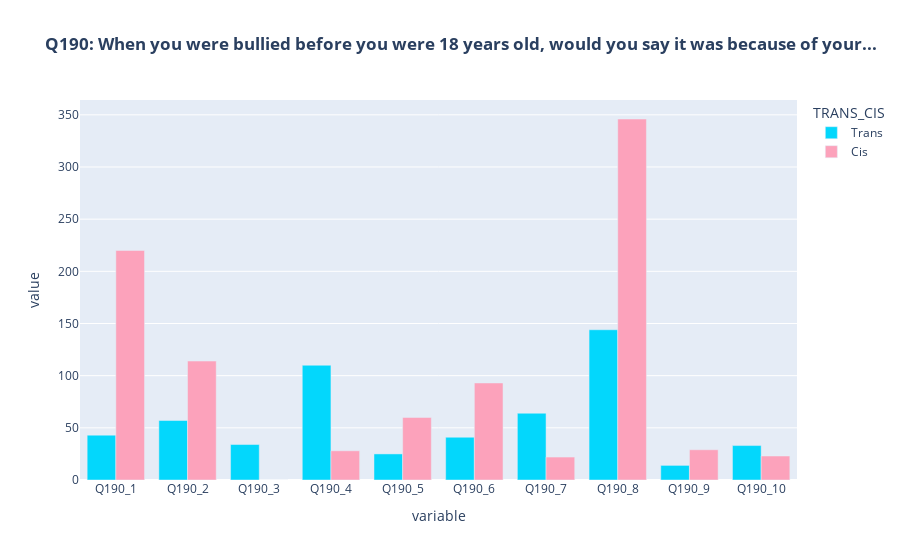

The notebook cell saved with this chart:
### Code cell
q190_graph = px.bar(
    graph_df, x='variable', y='value', 
    barmode='group',
    color='TRANS_CIS',
    color_discrete_sequence=['#03d7fc', '#fca2bb'],
    title='<b>Q190: When you were bullied before you were 18 years old, would you say it was because of your...</b>'
)
q190_graph.show()

### Figure 1 — Plotly figure (JSON) as saved in the notebook; plotly's stock layout.template omitted (floating-point values rounded to 4 significant figures)
{"data": [{"alignmentgroup": "True", "hovertemplate": "TRANS_CIS=Trans<br>variable=%{x}<br>value=%{y}<extra></extra>", "legendgroup": "Trans", "marker": {"color": "#03d7fc", "pattern": {"shape": ""}}, "name": "Trans", "offsetgroup": "Trans", "orientation": "v", "showlegend": true, "textposition": "auto", "type": "bar", "x": ["Q190_1", "Q190_2", "Q190_3", "Q190_4", "Q190_5", "Q190_6", "Q190_7", "Q190_8", "Q190_9", "Q190_10"], "xaxis": "x", "y": [43, 57, 34, 110, 25, 41, 64, 144, 14, 33], "yaxis": "y"}, {"alignmentgroup": "True", "hovertemplate": "TRANS_CIS=Cis<br>variable=%{x}<br>value=%{y}<extra></extra>", "legendgroup": "Cis", "marker": {"color": "#fca2bb", "pattern": {"shape": ""}}, "name": "Cis", "offsetgroup": "Cis", "orientation": "v", "showlegend": true, "textposition": "auto", "type": "bar", "x": ["Q190_1", "Q190_2", "Q190_3", "Q190_4", "Q190_5", "Q190_6", "Q190_7", "Q190_8", "Q190_9", "Q190_10"], "xaxis": "x", "y": [220, 114, 0, 28, 60, 93, 22, 346, 29, 23], "yaxis": "y"}], "layout": {"barmode": "group", "legend": {"title": {"text": "TRANS_CIS"}, "tracegroupgap": 0}, "title": {"text": "<b>Q190: When you were bullied before you were 18 years old, would you say it was because of your...</b>"}, "xaxis": {"anchor": "y", "domain": [0, 1], "title": {"text": "variable"}}, "yaxis": {"anchor": "x", "domain": [0, 1], "title": {"text": "value"}}}}
